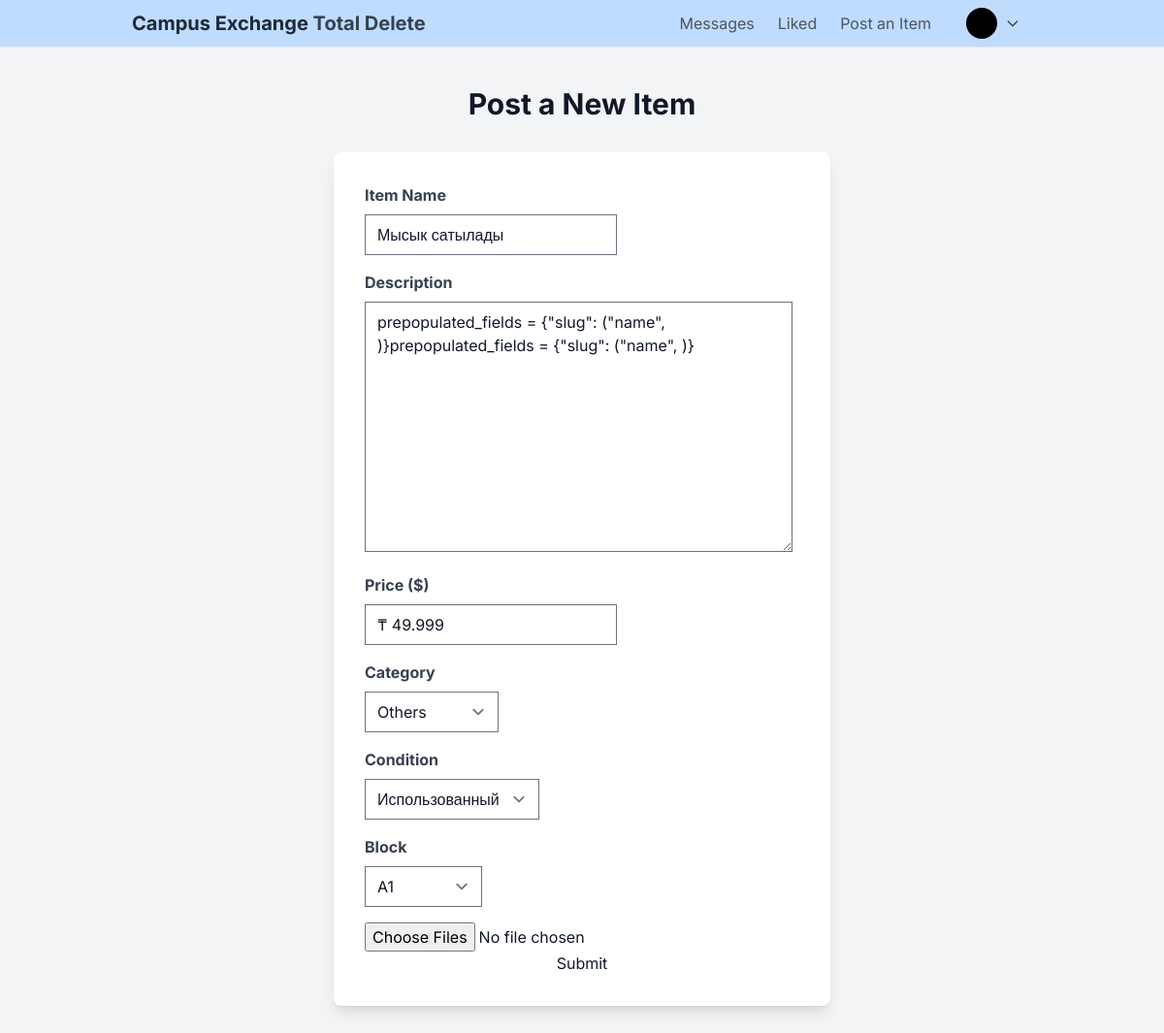
Page /edit-post/mysyk-satylady-49999 (signed in) on the committed database.
### app/models.py (models this page shows, shortened)
class Post(models.Model):
    product_choice = {
        "new": "Новый",
        "used": "Использованный"
    }
    block_choice = {
        "A1":"A1",
        "A2":"A2"
    }
    title = models.CharField("Название товара", max_length=25)
    content = models.TextField("Подробно о товаре")
    price = models.IntegerField("Стоимость товара")
    condition = models.CharField("Состояние товара", choices=product_choice, max_length=20)
    block = models.CharField("Блок", max_length=10, choices=block_choice)
    category = models.ForeignKey(Category, on_delete=models.CASCADE)
    creator = models.ForeignKey(User, on_delete=models.CASCADE)
    created_at = models.DateTimeField("Дата создания", auto_now_add=True)
    slug = models.SlugField(max_length=255, unique=True, db_index=True, verbose_name="URL", blank=True, null=True)

### app/views.py (the view, shortened to what this page needs)
# urls.py: path('edit-post/<slug:slug>', app_views.EditPost.as_view(), name='edit-post'),
class EditPost(LoginRequiredMixin, UpdateView):
    model = Post
    form_class = PostForm
    template_name = 'dist/post.html'
    success_url = reverse_lazy('app:home-page')
    def get_context_data(self, **kwargs):
        context =  super().get_context_data(**kwargs)
        context['page'] = 'edit'
        return context

### app/forms.py
class PostForm(forms.ModelForm):
    class Meta:
        model = Post
        exclude = ['creator']
        widgets = {
        }

### app/models.py (called while the page is built)
    def __str__(self):
        return self.name

### app/templates/dist/post.html (shortened to what this page needs)
{% extends 'dist/main.html' %}
{% load static %}
 {% block content %}
<section class="container mx-auto my-10">
	<h2 class="mb-8 text-center text-3xl font-bold">Post a New Item</h2>
	<div class="mx-auto max-w-lg rounded-lg bg-white p-8 shadow-lg">
		<form action="#" method="POST" enctype="multipart/form-data">
			<div class="mb-4">
				<label
					class="mb-2 block font-bold text-gray-700"
					for="item-name"
					>Item Name</label
				>
				{% csrf_token %} {{form.title}}
			</div>
			<div class="mb-4">
				<label
					class="mb-2 block font-bold text-gray-700"
					for="description"
					>Description</label
				>
				{{form.content}}
			</div>
			<div class="mb-4">
				<label class="mb-2 block font-bold text-gray-700" for="price"
					>Price ($)</label
				>
				{% if page == 'edit' %}
				<input type="text" class="currency-input" oninput="format_number(this)" maxlength="9" value="{{post.price}}">
				{% else %}
				<input type="text" class="currency-input" oninput="format_number(this)" maxlength="9">
				{% endif %}
			</div>
			<div class="mb-4">
				<label class="mb-2 block font-bold text-gray-700" for="price"
					>Category</label
				>
				{{form.category}}
			</div>
			<div class="mb-4">
				<label class="mb-2 block font-bold text-gray-700" for="price"
					>Condition</label
				>
				{{form.condition}}
			</div>
			<div class="mb-4">
				<label class="mb-2 block font-bold text-gray-700" for="price"
					>Block</label
				>
				{{form.block}}
			</div>
				<input type="file" name="files" class="files"multiple accept=".png, .jpg, .jpeg">
			<div class="text-center">
				<input type="submit" value="Submit" />
			</div>
		</form>
	</div>
</section>
{% endblock content %}
{% block externals %}
<link rel="stylesheet" href="{% static 'css/drag.css'%}">
{% endblock externals %}

### app/static/css/drag.css (style rules this page uses)
body { font-family: sans-serif; }

### rows in the picture
Post: title "Мысык сатылады", content "prepopulated_fields = {\"slug\": (\"name\", )}prepopulated_fields = {\"slug\": (\"name\", )}", price "₸ 49.999", category "Others", condition "Использованный", block "A1"
